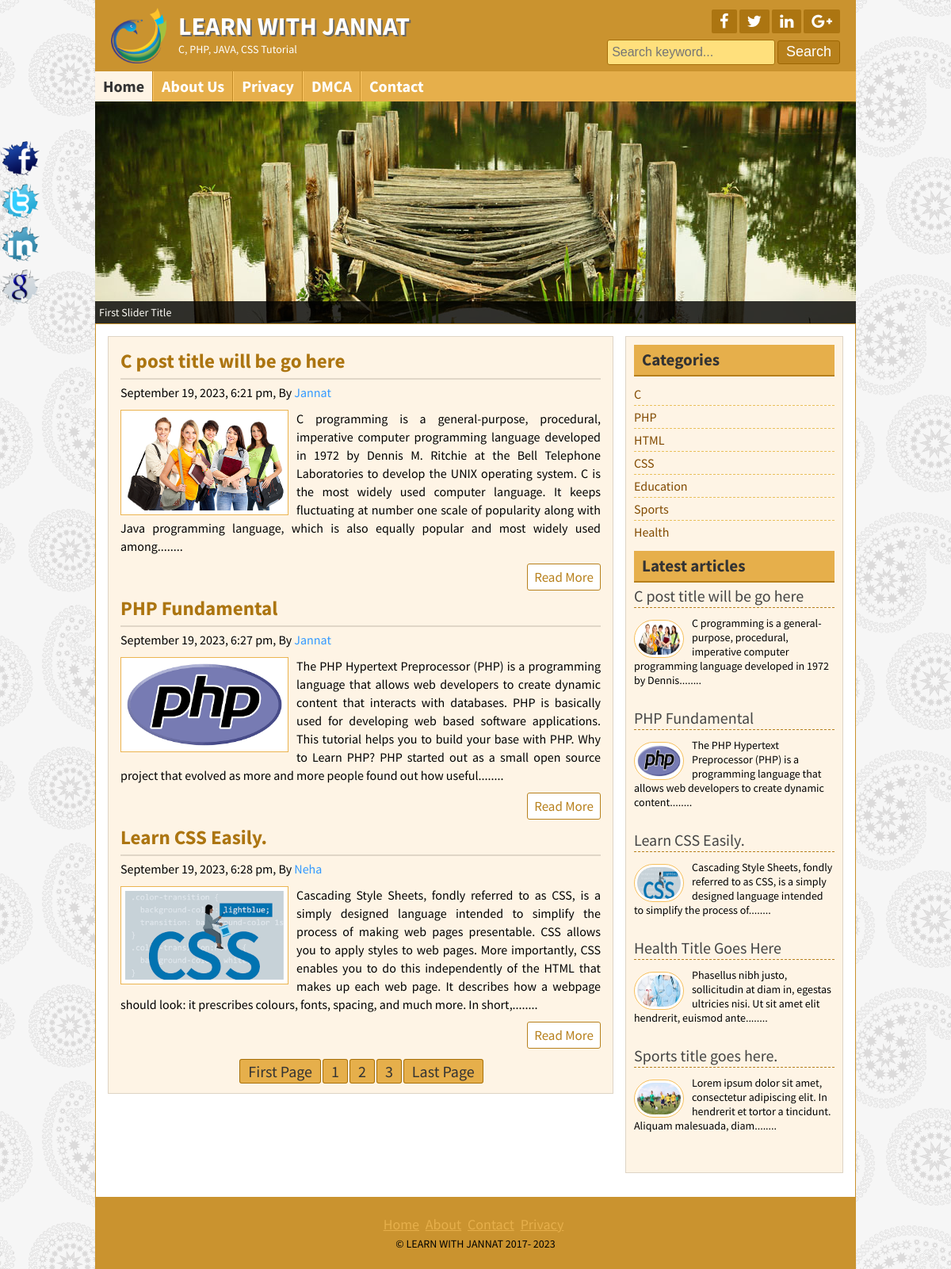
Page /project/index.php on the committed database.
### tables this page shows
CREATE TABLE `title_slogan` (
  `id` int(11) NOT NULL,
  `title` varchar(255) NOT NULL,
  `slogan` varchar(255) NOT NULL,
  `logo` varchar(255) NOT NULL
);

CREATE TABLE `tbl_social` (
  `id` int(11) NOT NULL,
  `fb` varchar(255) NOT NULL,
  `tw` varchar(255) NOT NULL,
  `ln` varchar(255) NOT NULL,
  `gp` varchar(255) NOT NULL
);

CREATE TABLE `tbl_page` (
  `id` int(11) NOT NULL,
  `name` varchar(255) NOT NULL,
  `body` text NOT NULL
);

CREATE TABLE `tbl_post` (
  `id` int(11) NOT NULL,
  `cat` int(11) NOT NULL,
  `tittle` varchar(255) NOT NULL,
  `body` text NOT NULL,
  `image` varchar(255) NOT NULL,
  `author` varchar(50) NOT NULL,
  `tags` varchar(255) NOT NULL,
  `date` timestamp NOT NULL DEFAULT current_timestamp(),
  `userid` int(11) NOT NULL
);

CREATE TABLE `tbl_category` (
  `id` int(11) NOT NULL,
  `name` varchar(50) NOT NULL
);

CREATE TABLE `tbl_footer` (
  `id` int(11) NOT NULL,
  `note` varchar(255) NOT NULL
);

### project/lib/Database.php (called while the page is built, shortened)
<?php
class Database
{
    public $host   = DB_HOST;
    public $user   = DB_USER;
    public $pass   = DB_PASS;
    public $dbname = DB_NAME;
    public $link;
    private function connectDB()
    {
        $this->link = new mysqli($this->host, $this->user, $this->pass, $this->dbname);
    }
    public function select($query)
    {
        $result = $this->link->query($query) or die($this->link->error.__LINE__);
        if ($result->num_rows > 0) {
            return $result;
        } else {
            return false;
        }
    }
}

### project/helpers/Format.php (called while the page is built, shortened)
<?php
class Format
{
    public function formatDate($date)
    {
        return date('F j, Y, g:i a', strtotime($date));
    }
    public function textShorten($text, $limit = 400)
    {
        $text = $text. " ";
        $text = substr($text, 0, $limit);
        $text = substr($text, 0, strrpos($text, ' '));
        $text = $text."........";
        return $text;
    }
}

### project/index.php (the view)
<?php include 'inc/header.php'; ?>
<?php include 'inc/slider.php'; ?>
<div class="contentsection contemplete clear">
    <div class="maincontent clear">
        <?php
        $per_page = 3;
        if (isset($_GET['page'])) {
            $page = $_GET['page'];
        } else {
            $page = 1;
        }
        $start_from = ($page-1)*$per_page;
         ?>
        <?php
            $query = "SELECT * FROM tbl_post LIMIT $start_from, $per_page";
            $post = $db->select($query);
            if ($post) {
                while ($result = $post->fetch_assoc()) {
                    ?>
        <div class="samepost clear">
            <h2>
                <a href="post.php?id=<?php echo $result['id']; ?>">
                    <?php echo $result['tittle']; ?>
                </a>
            </h2>
            <h4>
                <?php echo $fm->formatDate($result['date']); ?>, By
                <a href="#">
                    <?php echo $result['author']; ?>
                </a>
            </h4>
            <a href="#">
                <img src="admin/<?php echo $result['image']; ?>" alt="post image" />
            </a>
            <?php echo $fm->textShorten($result['body']); ?>
            <div class="readmore clear">
                <a href="post.php?id=<?php echo $result['id']; ?>">Read More</a>
            </div>
        </div>
        <?php
                } ?>
            <?php $query = "SELECT * FROM tbl_post";
                $result = $db->select($query);
                $total_rows = mysqli_num_rows($result);
                $total_pages = ceil($total_rows/$per_page);
                echo "<span class='pagination'><a href='index.php?page=1'>".'First Page'."</a>";
                for ($i = 1; $i <= $total_pages; $i++) {
                    echo "<a href='index.php?page=".$i."'>".$i."</a>";
                }
                echo "<a href='index.php?page=$total_pages'>".'Last Page'."</a></span>" ?>
            <?php
            } else {
                header("Location:404.php");
            } ?>
    </div>
    <?php include 'inc/sidebar.php'; ?>
    <?php include 'inc/footer.php'; ?>

### project/inc/header.php (shortened to what this page needs)
<?php include 'lib/Database.php';?>
<?php include 'helpers/Format.php';?>
<?php
$db = new Database();
$fm = new Format();
?>
<!DOCTYPE html>
<html>
<head>
	<?php include 'scripts/css.php'; ?>
</head>
<body>
	<div class="headersection templete clear">
		<a href="index.php">
			<div class="logo">
				<?php
$query      = "SELECT * FROM title_slogan WHERE id ='1'";
$blog_title = $db->select($query);
if ($blog_title) {
    while ($result = $blog_title->fetch_assoc()) {
        ?>
				<img src="admin/<?php echo $result['logo']; ?>" alt="Logo"/>
				<h2><?php echo $result['title']; ?></h2>
				<p><?php echo $result['slogan']; ?></p>
				<?php
    }
}?>
			</div>
		</a>
		<div class="social clear">
			<div class="icon clear">
				<?php
$query        = "SELECT * FROM tbl_social WHERE id ='1'";
$social_media = $db->select($query);
if ($social_media) {
    while ($result = $social_media->fetch_assoc()) {
        ?>
				<a href="<?php echo $result['fb']; ?>" target="_blank"><i class="fa fa-facebook"></i></a>
				<a href="<?php echo $result['tw']; ?>" target="_blank"><i class="fa fa-twitter"></i></a>
				<a href="<?php echo $result['ln']; ?>" target="_blank"><i class="fa fa-linkedin"></i></a>
				<a href="<?php echo $result['gp']; ?>" target="_blank"><i class="fa fa-google-plus"></i></a>
				<?php
    }
}?>
			</div>
			<div class="searchbtn clear">
			<form action="search.php" method="get">
				<input type="text" name="search" placeholder="Search keyword..."/>
				<input type="submit" name="submit" value="Search"/>
			</form>
			</div>
		</div>
	</div>
<div class="navsection templete">
	<?php
$path = $_SERVER['SCRIPT_FILENAME'];
$currentpage = basename($path, '.php');
     ?>
	<ul>
		<li><a
<?php if ($currentpage == 'index') {
         echo 'id=active';
     } ?>
			href="index.php">Home</a></li>
		 <?php
$query = "SELECT * FROM tbl_page";
$pages = $db->select($query);
if ($pages) {
    while ($result = $pages->fetch_assoc()) {
        ?>
                    <li><a
<?php if (isset($_GET['pageid']) && $_GET['pageid'] == $result['id']) {
            echo 'id="active"';
        } ?>
                    	href="page.php?pageid=<?php echo $result['id']; ?>"><?php echo $result['name']; ?></a> </li>
                            <?php
    }
}?>
		<li><a
<?php if ($currentpage == 'contact') {
    echo 'id=active';
} ?>
			href="contact.php">Contact</a></li>
	</ul>
</div>

### project/scripts/css.php
<link rel="stylesheet" href="font-awesome-4.5.0/css/font-awesome.css">
<link rel="stylesheet" href="css/nivo-slider.css" type="text/css" media="screen" />
<link rel="stylesheet" href="style.css">
<?php
$query = "SELECT * FROM tbl_theme WHERE id = '1' ";
$themes = $db->select($query);
while ($result = $themes->fetch_assoc()) {
    if ($result['theme'] == 'default') {
        ?>
    <link rel="stylesheet" href="theme/default.css">
    <?php
    } elseif ($result['theme'] == 'green') {
        ?>
    <link rel="stylesheet" href="theme/green.css">
    <?php
    } elseif ($result['theme'] == 'red') {
        ?>
    <link rel="stylesheet" href="theme/red.css">
<?php
    }
} ?>

### project/inc/slider.php
<div class="slidersection templete clear">
        <div id="slider">
            <?php
                $query = "SELECT * FROM tbl_slider ORDER BY id LIMIT 5";
                $slider = $db->select($query);
                if ($slider) {
                    while ($result = $slider->fetch_assoc()) {
                        ?>
            <a href="#"><img src="admin/<?php echo $result['image'] ?>" alt="<?php echo $result['title'] ?>" title="<?php echo $result['title'] ?>" /></a>
            <?php
                    }
                } ?>
        </div>
</div>

### project/inc/sidebar.php
<div class="sidebar clear">
			<div class="samesidebar clear">
				<h2>Categories</h2>
					<ul>
					<?php
                $query = "SELECT * FROM tbl_category";
                $category = $db->select($query);
                if ($category) {
                    while ($result = $category->fetch_assoc()) {
                        ?>
						<li><a href="posts.php?category=<?php echo $result['id']; ?>"><?php echo $result['name'] ?></a></li>
					<?php
                    }
                } else {
                    ?>
				<li>No Category Created.</li>
			<?php
                } ?>
					</ul>
			</div>
			<div class="samesidebar clear">
				<h2>Latest articles</h2>
				<?php
            $query = "SELECT * FROM tbl_post LIMIT 5";
            $post = $db->select($query);
            if ($post) {
                while ($result = $post->fetch_assoc()) {
                    ?>
					<div class="popular clear">
						<h3><a href="post.php?id=<?php echo $result['id']; ?>"><?php echo $result['tittle']; ?></a></h3>
						<a href="post.php?id=<?php echo $result['id']; ?>"><img src="admin/<?php echo $result['image']; ?>" alt="post image"/></a>
						 <?php echo $fm->textShorten($result['body'], 120); ?>
					</div>
					<?php
                }
            } else {
                header("Location:404.php");
            } ?>
			</div>
		</div>

### project/inc/footer.php (shortened to what this page needs)
</div>
	<div class="footersection templete clear">
	  <div class="footermenu clear">
		<ul>
			<li><a href="#">Home</a></li>
			<li><a href="#">About</a></li>
			<li><a href="#">Contact</a></li>
			<li><a href="#">Privacy</a></li>
		</ul>
	  </div>
	  <?php
                    $query = "SELECT * FROM tbl_footer WHERE id ='1'";
                    $footernote = $db->select($query);
                    if ($footernote) {
                        while ($result = $footernote->fetch_assoc()) {
                            ?>
	  <p>&copy; <?php echo $result['note'] ?> 2017- <?php echo date('Y'); ?></p>
	  <?php
                        }
                    } ?>
	</div>
	<div class="fixedicon clear">
		<?php
                    $query = "SELECT * FROM tbl_social WHERE id ='1'";
                    $social_media = $db->select($query);
                    if ($social_media) {
                        while ($result = $social_media->fetch_assoc()) {
                            ?>
		<a href="<?php echo $result['fb']; ?>" target="_blank"><img src="images/fb.png" alt="Facebook"/></a>
		<a href="<?php echo $result['tw']; ?>" target="_blank"><img src="images/tw.png" alt="Twitter"/></a>
		<a href="<?php echo $result['ln']; ?>" target="_blank"><img src="images/in.png" alt="LinkedIn"/></a>
		<a href="<?php echo $result['gp']; ?>" target="_blank"><img src="images/gl.png" alt="GooglePlus"/></a>
		<?php
                        }
                    } ?>
	</div>
</body>
</html>

### project/css/nivo-slider.css (style rules this page uses)
.nivoSlider { position:relative; }
.nivoSlider a.nivo-imageLink { position:absolute; top:0px; left:0px; width:100%; height:100%; border:0; padding:0; margin:0; z-index:60; display:none; }

### project/theme/default.css (style rules this page uses)
.headersection, .footersection { background: #ca932f none repeat scroll 0 0; }
.icon a { background: #ac7511 none repeat scroll 0 0; }
.searchbtn input[type="text"] { background: #ffe07c none repeat scroll 0 0; border:1px solid #a56e0a; }
.searchbtn input[type="submit"] { border: 1px solid #9d6602; }
input[type="submit"] { background: #b7801c none repeat scroll 0 0; border:1px solid #9d6602; }
.navsection { background: #e6af4b none repeat scroll 0 0; }
.navsection ul li { border-left: 1px solid #fdc662; border-right: 1px solid #c18a26; }
.samepost h2 a { color: #ac7511; }
.maincontent, .sidebar { background: #fef4e5 none repeat scroll 0 0; }
.samepost img { border: 1px solid #ebb450; }
.contentsection { border: 1px solid #ca932f; }
.samesidebar h2 { background: #e6af4b none repeat scroll 0 0; border-bottom: 2px solid #b7801c; color: #333; }
.readmore a { border: 1px solid #b7801c; color: #b7801c; }
.pagination a { background: #e6af4b none repeat scroll 0 0; border: 1px solid #a7700c; color: #333; }
.footermenu ul li a { color: #e6af4b; }
.samepost h2, .about h2 { color: #ac7511; }

### rows in the picture
title_slogan: logo (picture), title "LEARN WITH JANNAT", slogan "C, PHP, JAVA, CSS Tutorial"
tbl_page: name "About Us"
tbl_page: name "Privacy"
tbl_page: name "DMCA"
tbl_post: tittle "C post title will be go here", date "September 19, 2023, 6:21 pm", author "Jannat", image (picture), body "C programming is a general-purpose, procedural, imperative computer programming language developed in 1972 by Dennis M. Ritchie at the Bell Telephone Laboratories to develop the UNIX operating system. C is the most widely used computer language. It keeps fluctuating at number one scale of popularity along with Java programming language, which is also equally popular and most widely used among........", body "C programming is a general-purpose, procedural, imperative computer programming language developed in 1972 by Dennis........"
tbl_post: tittle "PHP Fundamental", date "September 19, 2023, 6:27 pm", author "Jannat", image (picture), body "The PHP Hypertext Preprocessor (PHP) is a programming language that allows web developers to create dynamic content that interacts with databases. PHP is basically used for developing web based software applications. This tutorial helps you to build your base with PHP. Why to Learn PHP? PHP started out as a small open source project that evolved as more and more people found out how useful........", body "The PHP Hypertext Preprocessor (PHP) is a programming language that allows web developers to create dynamic content........"
tbl_post: tittle "Learn CSS Easily.", date "September 19, 2023, 6:28 pm", author "Neha", image (picture), body "Cascading Style Sheets, fondly referred to as CSS, is a simply designed language intended to simplify the process of making web pages presentable. CSS allows you to apply styles to web pages. More importantly, CSS enables you to do this independently of the HTML that makes up each web page. It describes how a webpage should look: it prescribes colours, fonts, spacing, and much more. In short,........", body "Cascading Style Sheets, fondly referred to as CSS, is a simply designed language intended to simplify the process of........"
tbl_category: name "C"
tbl_category: name "PHP"
tbl_category: name "HTML"
tbl_category: name "CSS"
tbl_category: name "Education"
tbl_category: name "Sports"
tbl_category: name "Health"
tbl_post: tittle "Health Title Goes Here", image (picture), body "Phasellus nibh justo, sollicitudin at diam in, egestas ultricies nisi. Ut sit amet elit hendrerit, euismod ante........"
tbl_post: tittle "Sports title goes here.", image (picture), body "Lorem ipsum dolor sit amet, consectetur adipiscing elit. In hendrerit et tortor a tincidunt. Aliquam malesuada, diam........"
tbl_footer: note "LEARN WITH JANNAT"
